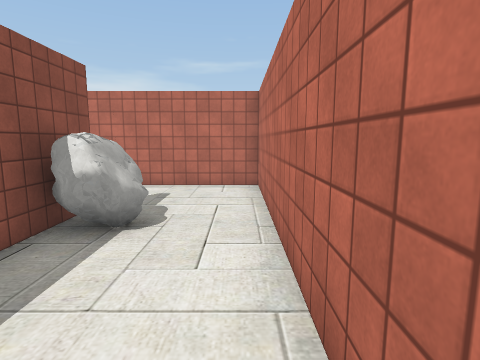
view 1 (above)

15 first-person views from a walk through a scene from a Unity 3-D project. The camera is 1.5 m above the floor, tilts 8° down and sees 80° across. The floor is counted in squares, 1 m on a side. Each view is taken from the middle of a square. On the plan, view 1 faces up. The plan holds only what a view shows up to about 14 squares ahead; the rest is blank. The place goes on beyond the plan. Some surface patterns are stand-ins.

view 2
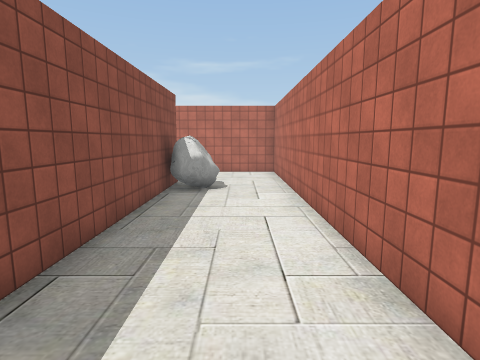

view 3
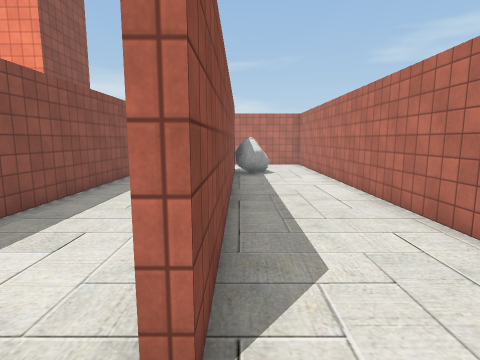

view 4
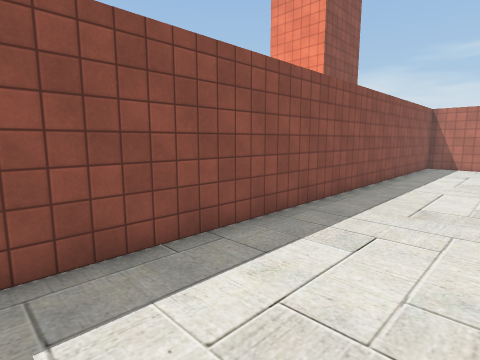

view 5
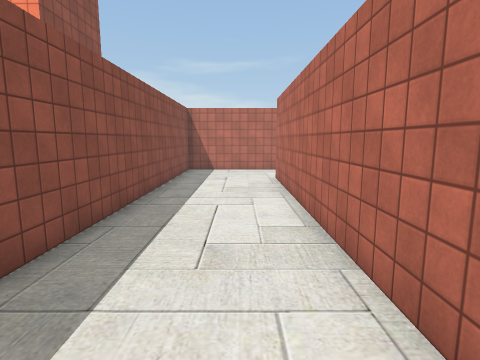

view 6
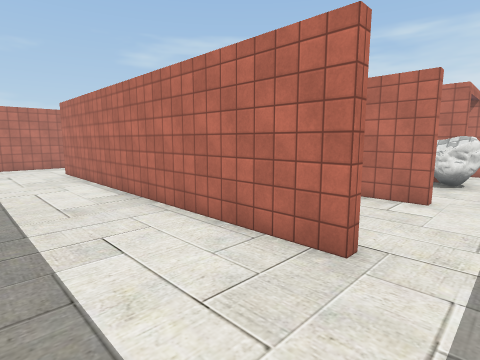

view 7
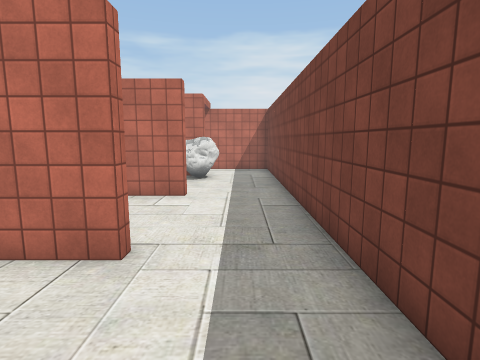

view 8
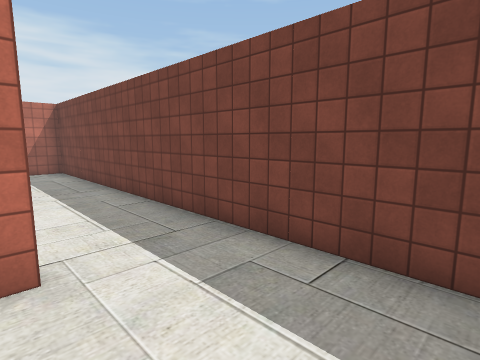

view 9
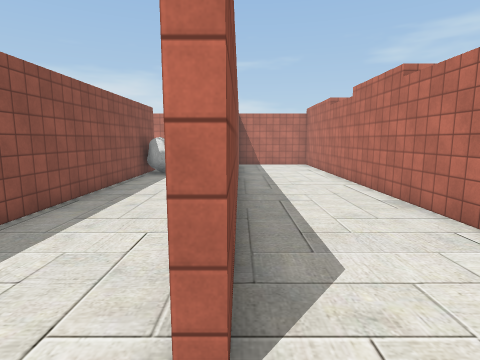

view 10
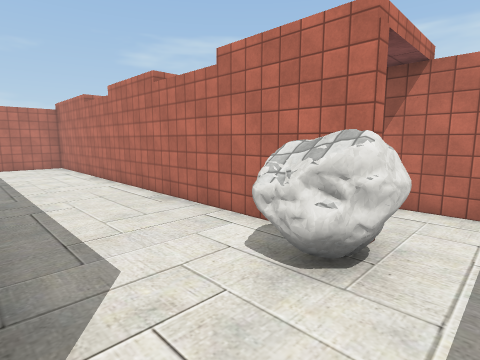

view 11
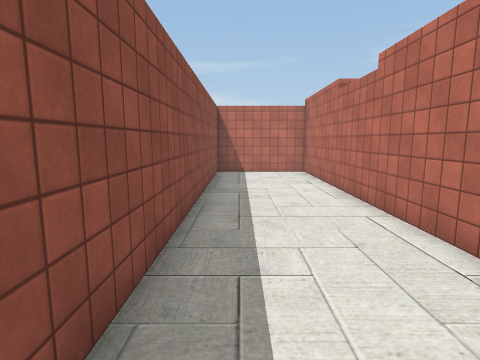

view 12
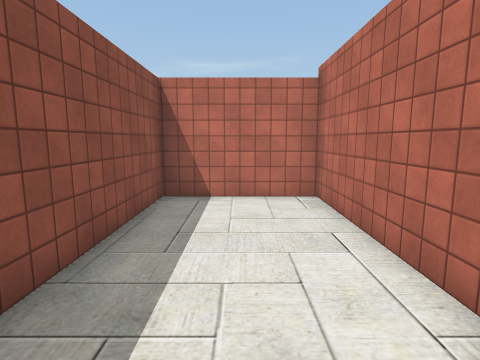

view 13
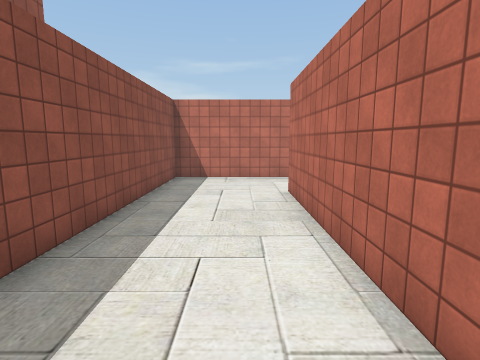

view 14
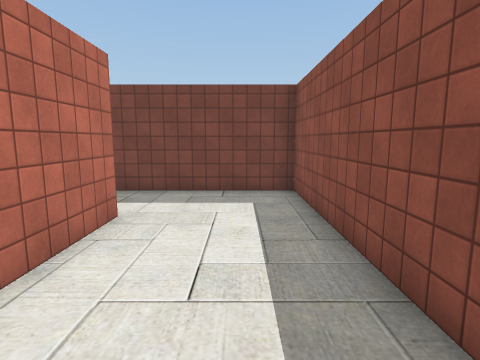

view 15
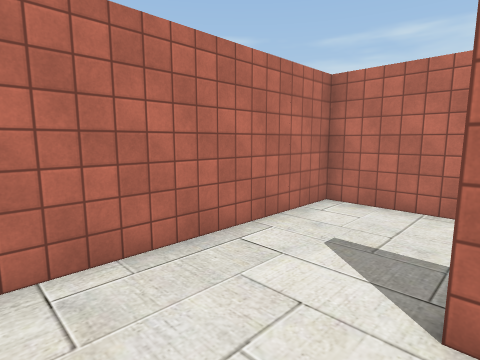

### Floor plan
Ten units are one square. View 1 is at (0, 0); x grows to the right and y downward. Boxes are objects, and circles mark ways between rooms. Rooms are numbered by the first view taken in them; rooms with no view inside come last. Other rooms are left out.
<svg viewBox="-81 -100 137 199">
<path fill="none" stroke="#000" d="M-33 -64 -33 66M-36 66 -36 -64M6 65 6 -95 -76 -95 -76 94 6 94M51 66 51 -95 9 -95 9 65 6 65M6 94 46 94"/>
<rect x="-35" y="-65" width="20" height="30" fill="#bbb"><title>rock</title></rect>
<rect x="35" y="55" width="10" height="20" fill="#bbb"><title>rock</title></rect>
<circle cx="10" cy="75" r="3" fill="#2a7"/>
<text x="-40" y="-10">1</text>
<text x="30" y="0">2</text>
</svg>
Room 1 opens to room 2.

Where each view was taken, in squares from view 1:
view 1: 0 up, 0 right, facing up
view 2: 4 down, 1 left, facing up
view 3: 8 down, 3 left, facing up
view 4: 8 down, 4 left, facing up-left
view 5: 5 down, 5 left, facing up
view 6: 8 down, 7 left, facing up-right
view 7: 8 down, 7 left, facing right
view 8: 6 down, 7 left, facing down-right
view 9: 8 down, 1 right, facing up
view 10: 8 down, 1 right, facing up-right
view 11: 4 down, 2 right, facing up
view 12: 2 up, 3 right, facing up
view 13: 2 down, 5 left, facing up
view 14: 1 down, 6 left, facing down
view 15: 6 up, 6 left, facing up-right
